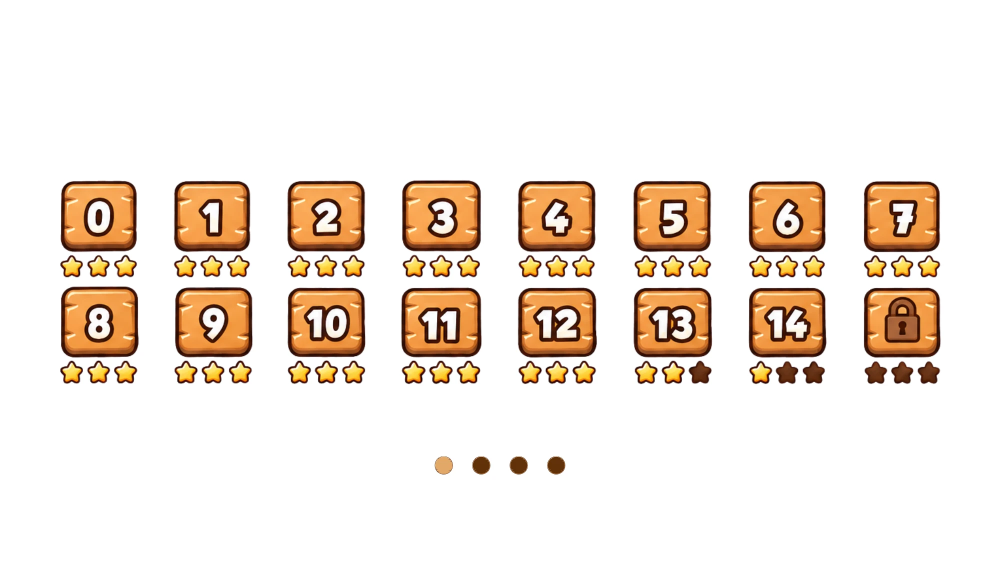
#> input picture Art/levelselect_tiles_raw.png, 2000 x 1125 px, found by its file name (shown at 1/2 size)
$ python import_level_select_art.py
#> lines starting #> are read from the running program, lines starting #| are printed output that depends on the picture; after the words box and inside, x2 and y2 are one past the last pixel; in counts of white or black regions, pixels touching at a corner belong together
"""Cut the level select's Canva sheets into sprites.

The set arrives as five pages at 2000x1125: a sheet of sixteen numbered tiles
with their stars and the page dots, a pair of page arrows, the SELECT LEVELS
banner, the board, and the board's backdrop. Everything but the backdrop is
drawn on solid white, so the same edge-connected keying key_ui_sprites.py does
applies here - white that touches the border is the page, white enclosed by
artwork is part of the drawing.

Nothing here is hand-measured. The sheet is keyed, the drawn clusters are
found, and the tiles fall out in reading order; a cell is then split at its
widest empty row, which is the gap between a tile and the stars beneath it.
Measuring sixteen boxes by hand would have to be redone the first time the
sheet is re-exported a few pixels off.

The backdrop is not imported at all. It is menu_room_bg under a brown wash -
fitting an overlay to the pair gives alpha 0.81 over (73, 40, 27) with a
residual under 6/255 - so BuildLevelSelectScene lays that colour over the
menu's own background instead of carrying a second copy of the same classroom.

Run from the repository root:  python3 Tools/import_level_select_art.py
Reads  Art/levelselect_*_raw.png, Art/ui_select_levels_raw.png
Writes Assets/Sprites/<name>.png
"""
from PIL import Image, ImageChops
import numpy as np
from scipy import ndimage
import io, os

SPRITES = 'Assets/Sprites'
ART = 'Art'

WHITE = 238          # at or above this in every channel counts as page
FEATHER = 1.0        # softens the cut edge, as in key_ui_sprites
PAD = 2

TILES_SHEET = os.path.join(ART, 'levelselect_tiles_raw.png')
ARROWS_SHEET = os.path.join(ART, 'levelselect_arrows_raw.png')
BANNER_SHEET = os.path.join(ART, 'ui_select_levels_raw.png')
BOARD_PAGE = os.path.join(ART, 'levelselect_board_raw.png')
BACKDROP_PAGE = os.path.join(ART, 'levelselect_dim_raw.png')

# Only the tiles a page can actually show. A page is one place, and the
# longest place is Bahay with six scenes, so 7 and above are left on the sheet.
TILE_LABELS = [1, 2, 3, 4, 5, 6]


def keyed(path):
    """The page as RGBA, with the white it was drawn on made transparent."""
#> called with path = 'Art/levelselect_tiles_raw.png'
    im = Image.open(path).convert('RGBA')
    a = np.asarray(im).astype(float)
    rgb = a[..., :3]

    nearly_white = (rgb.min(2) >= WHITE)
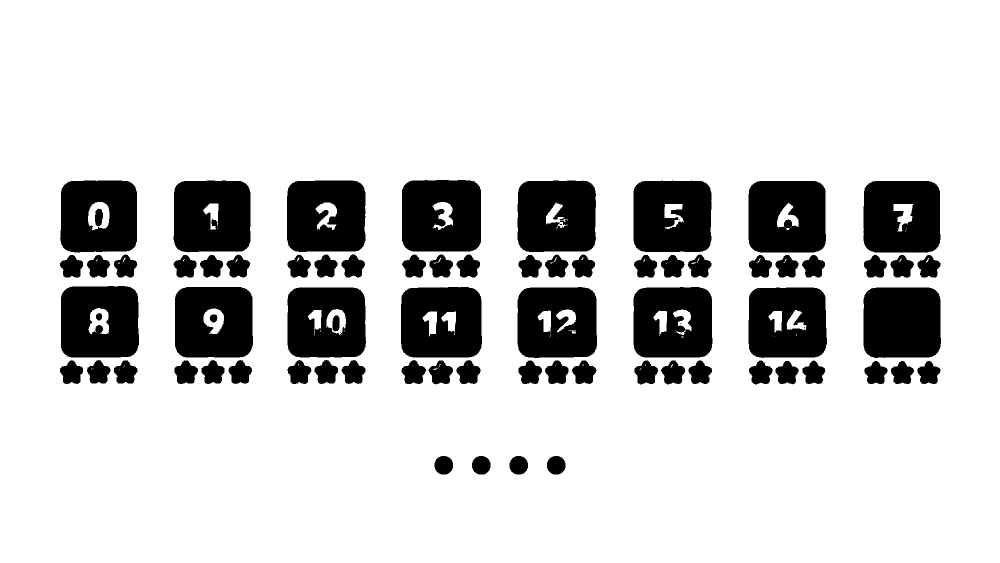
#> nearly_white: shape (1125, 2000) bool (shown at 1/2 size); 82.3% white; 85 black regions (13 under 20 px), largest, box (x1, y1, x2, y2) and area: (1727, 575, 1882, 716) 20983, (804, 360, 962, 503) 20786, (1035, 361, 1192, 504) 20603
    lab, n = ndimage.label(nearly_white)
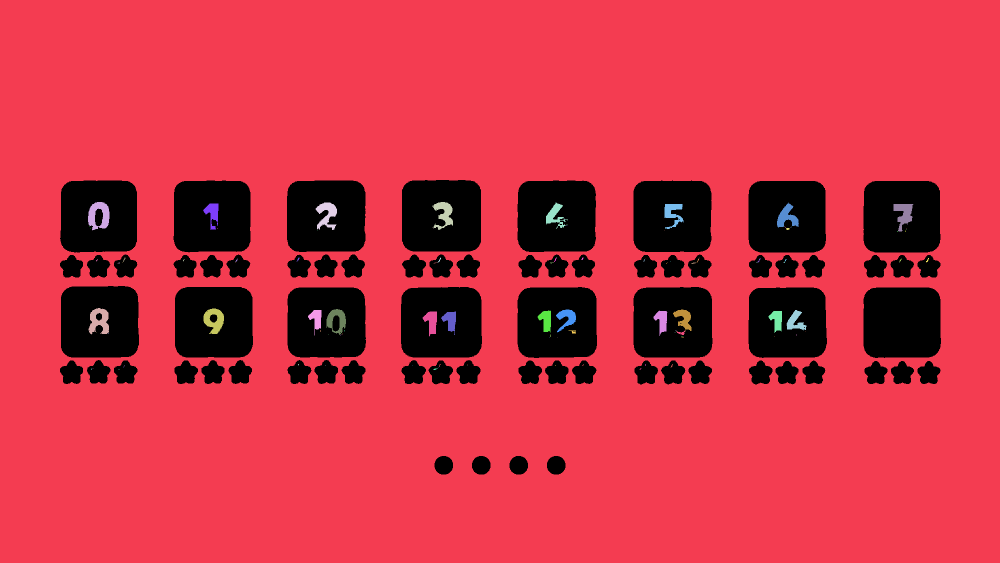
#> lab: shape (1125, 2000) int32 (shown at 1/2 size); 126 distinct labels, from 0 to 125; one colour per label, 0 black
#> n = 125
    border = set(lab[0].tolist()) | set(lab[-1].tolist()) | \
             set(lab[:, 0].tolist()) | set(lab[:, -1].tolist())
#> border = 1 item
    border.discard(0)
    page = np.isin(lab, list(border))
#> page: shape (1125, 2000) bool; 81.4% white; 68 black regions, largest, box (x1, y1, x2, y2) and area: (804, 360, 962, 503) 21958, (802, 574, 964, 715) 21938, (574, 361, 731, 504) 21636

    alpha = ndimage.gaussian_filter(np.where(page, 0.0, 255.0), FEATHER)
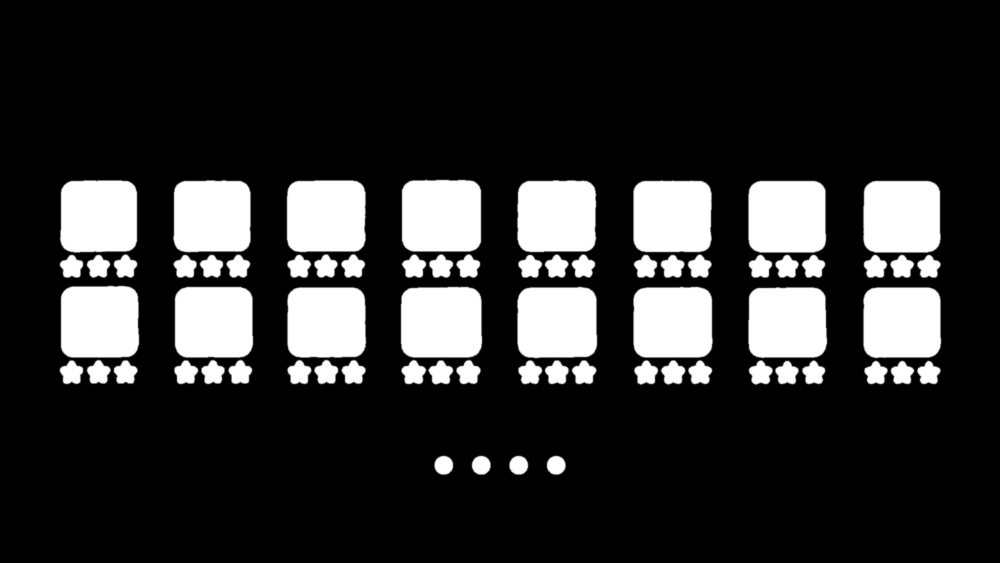
#> alpha: shape (1125, 2000) float64 (shown at 1/2 size); min 0, max 255, mean 47.4
    out = a.copy()
    out[..., 3] = np.clip(alpha, 0, 255)
    return out


def clusters(rgba, min_area=600, close=7):
    """Drawn blobs, in reading order: top row left to right, then the next."""
#> called with min_area = 600, close = 7
    drawn = rgba[..., 3] > 40
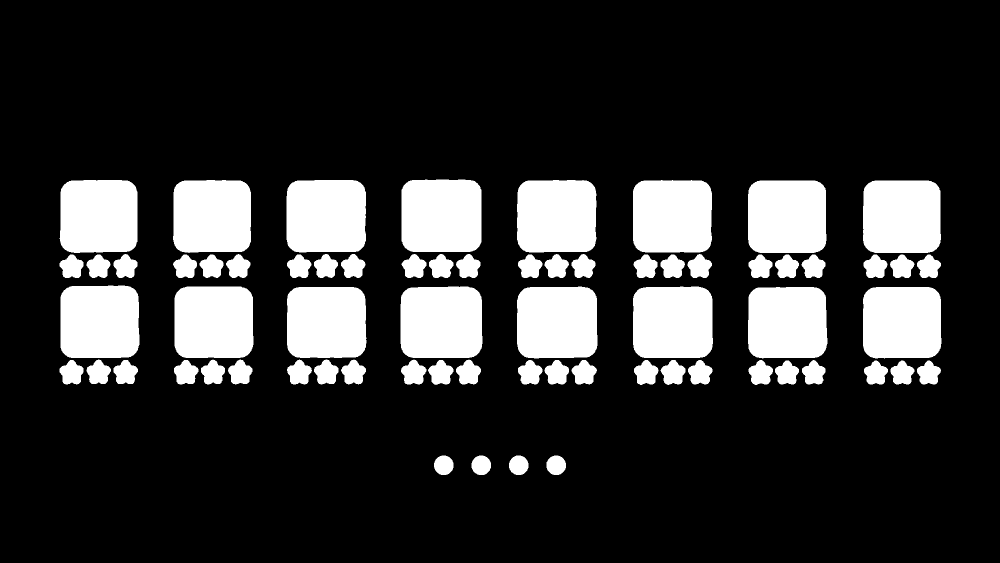
#> drawn: shape (1125, 2000) bool (shown at 1/2 size); 19.3% white; 68 white regions, largest, box (x1, y1, x2, y2) and area: (803, 359, 963, 504) 22505, (801, 573, 965, 716) 22487, (573, 360, 732, 505) 22181
    lab, n = ndimage.label(ndimage.binary_closing(drawn, np.ones((close, close))))
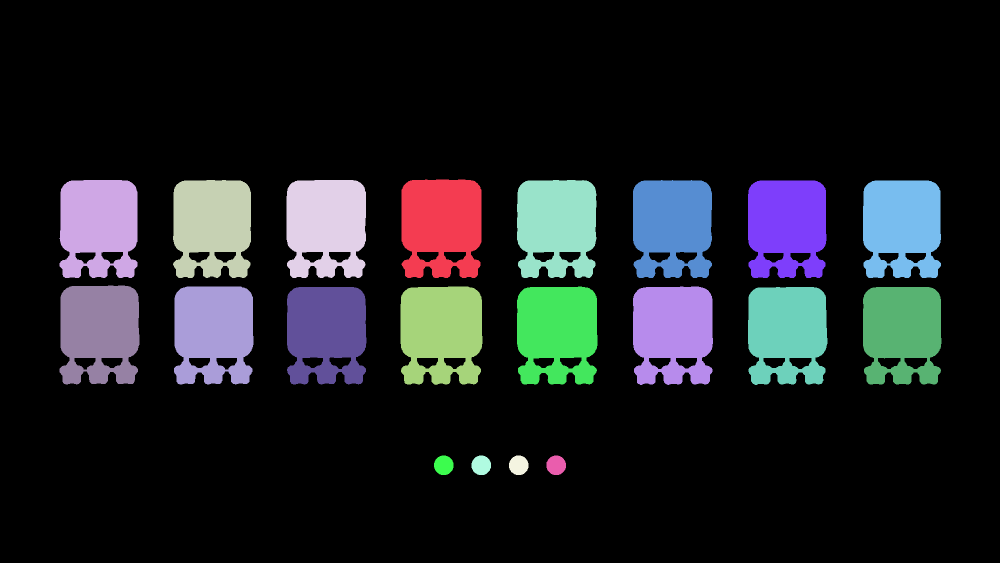
#> lab: shape (1125, 2000) int32 (shown at 1/2 size); 21 distinct labels, from 0 to 20; one colour per label, 0 black
#> n = 20
    found = []
    for sl in ndimage.find_objects(lab):
        h, w = sl[0].stop - sl[0].start, sl[1].stop - sl[1].start
        if w * h < min_area:
            continue
        found.append((sl[1].start, sl[0].start, w, h))
#> this loop made 20 passes
#> (h, w) on passes 1 to 12: (197, 160), (196, 156), (196, 156), (196, 159), (196, 159), (196, 158), (195, 157), (195, 156), (198, 160), (196, 159), (197, 164), (196, 161)
#> after the loop, found = 20 items, first 6: (803, 359, 160, 197), (119, 360, 156, 196), (346, 360, 156, 196), (573, 360, 159, 196), (1034, 360, 159, 196), (1266, 360, 158, 196)
    # Rounding y to a band keeps a row together even when its pieces sit a few
    # pixels apart, which they do - the tiles are not perfectly aligned.
    found.sort(key=lambda b: (round(b[1] / 50.0), b[0]))
    return found


def save(rgba, box, name):
    x, y, w, h = box
    piece = rgba[max(0, y-PAD):y+h+PAD, max(0, x-PAD):x+w+PAD]
    ys, xs = np.where(piece[..., 3] > 8)
    piece = piece[ys.min():ys.max()+1, xs.min():xs.max()+1]
    Image.fromarray(piece.astype(np.uint8)).save(os.path.join(SPRITES, name + '.png'))
    write_meta(name)
    print('  %-22s %dx%d' % (name + '.png', piece.shape[1], piece.shape[0]))


def split_cell(rgba, box):
    """A cell is a tile with its three stars under it. Cut them apart at the
    widest gap, which is the only place in the cell with no artwork at all."""
    x, y, w, h = box
    sub = rgba[y:y+h, x:x+w, 3] > 40
    rows = sub.sum(1)
    runs, start = [], None
    for i, r in enumerate(rows):
        if r == 0 and start is None:
            start = i
        elif r != 0 and start is not None:
            runs.append((start, i)); start = None
    if start is not None:
        runs.append((start, len(rows)))
    runs = [r for r in runs if r[0] > h // 3]        # below the tile, not inside it
    if not runs:
        return (x, y, w, h), None
    cut = max(runs, key=lambda r: r[1] - r[0])[0]
    return (x, y, w, cut), (x, y + cut, w, h - cut)


def first_star(rgba, stars_box):
    """The leftmost of the three stars under a tile."""
    x, y, w, h = stars_box
    sub = rgba[y:y+h, x:x+w, 3] > 40
    lab, n = ndimage.label(sub)
    best = None
    for sl in ndimage.find_objects(lab):
        bw, bh = sl[1].stop - sl[1].start, sl[0].stop - sl[0].start
        if bw * bh < 200:
            continue
        box = (x + sl[1].start, y + sl[0].start, bw, bh)
        if best is None or box[0] < best[0]:
            best = box
    return best


def write_meta(name, model='btn_back'):
    """Copy a working sprite's import settings. Existing art keeps its own
    .meta, and with it its GUID, so replacing a sprite relinks nothing."""
    import re, uuid
    out = os.path.join(SPRITES, name + '.png.meta')
    if os.path.exists(out):
        return
    base = io.open(os.path.join(SPRITES, model + '.png.meta'), encoding='utf-8').read()
    t = re.sub(r'^guid: [0-9a-f]{32}$', 'guid: ' + uuid.uuid4().hex, base, count=1, flags=re.M)
    t = t.replace(model + '_0', name + '_0')
    io.open(out, 'w', encoding='utf-8').write(t)


def cut_board():
    """The board, lifted off its backdrop by what the two pages disagree about.

    The board page is the backdrop with the board drawn on it, so the board is
    exactly where they differ. Opening first drops the odd stray pixel of JPEG
    noise, and filling holes keeps the board's own dark grain, which matches
    the backdrop closely enough in places to read as a hole."""
    board = Image.open(BOARD_PAGE).convert('RGB')
    backdrop = Image.open(BACKDROP_PAGE).convert('RGB')
    diff = np.asarray(ImageChops.difference(board, backdrop)).max(2)

    m = ndimage.binary_opening(diff > 12, np.ones((3, 3)))
    m = ndimage.binary_fill_holes(ndimage.binary_closing(m, np.ones((15, 15))))
    lab, n = ndimage.label(m)
    sizes = ndimage.sum(m, lab, range(1, n + 1))
    m = (lab == int(np.argmax(sizes)) + 1)

    out = np.dstack([np.asarray(board).astype(float),
                     ndimage.gaussian_filter(np.where(m, 255.0, 0.0), FEATHER)])
    ys, xs = np.where(out[..., 3] > 8)
    out = out[ys.min():ys.max()+1, xs.min():xs.max()+1]
    Image.fromarray(out.astype(np.uint8)).save(os.path.join(SPRITES, 'ui_level_board.png'))
    write_meta('ui_level_board')
    print('  %-22s %dx%d' % ('ui_level_board.png', out.shape[1], out.shape[0]))


if __name__ == '__main__':
    missing = [p for p in (TILES_SHEET, ARROWS_SHEET, BANNER_SHEET, BOARD_PAGE, BACKDROP_PAGE)
               if not os.path.exists(p)]
    if missing:
        print('Nothing to do. Missing:')
        for p in missing:
            print('  ' + p)
        raise SystemExit(1)

    sheet = keyed(TILES_SHEET)
    cells = [c for c in clusters(sheet) if c[3] > 100]       # tile-and-stars cells
#> cells = 16 items, first 6: (119, 360, 156, 196), (346, 360, 156, 196), (573, 360, 159, 196), (803, 359, 160, 197), (1034, 360, 159, 196), (1266, 360, 158, 196)
    dots = [c for c in clusters(sheet) if c[3] <= 100 and c[1] > 850]
#> the loop in clusters (call 2), `for sl in ndimage.find_objects(lab):` made 20 passes
#> dots = [(868, 911, 39, 39), (943, 911, 39, 39), (1018, 911, 39, 39), (1093, 911, 39, 39)]
    print('tiles sheet: %d cells, %d page dots' % (len(cells), len(dots)))
#| tiles sheet: 16 cells, 4 page dots

    # Reading order gives 0..7 on the top row, 8..14 and the padlock below.
    for label in TILE_LABELS:
        tile, _ = split_cell(sheet, cells[label])
#> (the run stopped early here; a loop or call above may not have finished)
